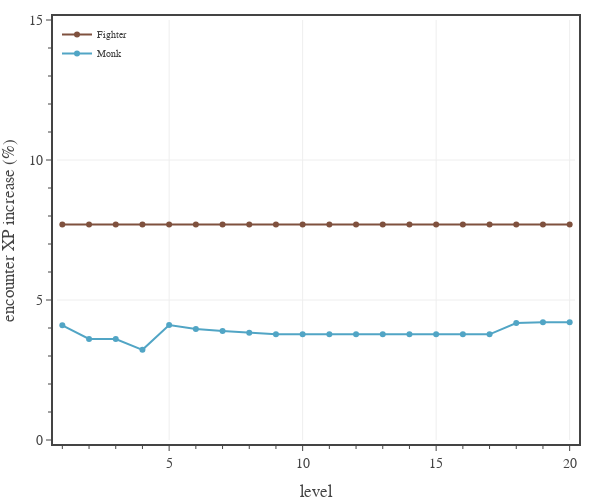

The code cell stored with this chart in its notebook:
### Code cell
# Plots XP increase - +1 Attack Bonus
encounter_difficulty = 'Medium'
pc_data_file = f'./pc data - BL {encounter_difficulty} 2 short rests.json'
with open(pc_data_file, 'r') as fin:
    pc_data0 = json.load(fin)

pc_data_file = f'./pc data - AB +1 {encounter_difficulty} 2 short rests.json'
with open(pc_data_file, 'r') as fin:
    pc_data1 = json.load(fin)

# create figure
fig = go.Figure(
    layout=go.Layout(
        template=TFB_TEMPLATE,
        xaxis=dict(
            title_text='level',
            range=[0.8, 20.2],
            tick0=0, dtick=5,
            minor=dict(tick0=0, dtick=1),
        ),
        yaxis=dict(
            fixedrange=False,
            title_text='encounter XP increase (%)',
            range=[0, 15],
            tick0=0, dtick=5,
            minor=dict(tick0=0, dtick=1),
        ),
        legend=dict(
            orientation='v',
            yanchor='top',   y=1.00,
            xanchor='left',  x=0.00,
        ),
    )
)

# plot data
levels = np.array(range(1,21,1))
#eDPRmean = np.zeros(20)
for pc in ['Fighter','Monk']:
    eXP0 = np.array([x['encounter XP mean'] for x in pc_data0[pc]])
    eXP1 = np.array([x['encounter XP mean'] for x in pc_data1[pc]])

    fig.add_trace(go.Scatter(
        x=levels, 
        y=100*(eXP1/eXP0 - 1),
        #y=(eXP1/eXP0),
        mode='lines+markers', 
        line={'color': PC_CLASSES[pc]['color']},
        unselected=dict(marker=dict(opacity=0.0)),
        name=pc,
        hovertemplate=
            '<b>'+pc+'</b><br>'+
            'lvl %{x}<br>'+
            'XP increase %{y:.1f}%'+
            '<extra></extra>'
    ))

# show figure
fig.update_layout(width=600, height=500)
fig.show(config=TFB_CONFIG)

# save figures
if SAVEFIGS:
    fig.update_layout(autosize=True, width=None, height=None)
    save_fig_html(fig, format='large', name=f'./fig-encounter-xp-ab-bonus-large', style='aspect-ratio:600/500')
    save_fig_html(fig, format='small', name=f'./fig-encounter-xp-ab-bonus-small', style='aspect-ratio:600/500')

### Figure 1 — Plotly figure (JSON) as saved in the notebook; plotly's stock layout.template omitted (floating-point values rounded to 4 significant figures)
{"data": [{"hovertemplate": "<b>Fighter</b><br>lvl %{x}<br>XP increase %{y:.1f}%<extra></extra>", "line": {"color": "#7F513E"}, "mode": "lines+markers", "name": "Fighter", "type": "scatter", "unselected": {"marker": {"opacity": 0}}, "x": [1, 2, 3, 4, 5, 6, 7, 8, 9, 10, 11, 12, 13, 14, 15, 16, 17, 18, 19, 20], "y": [7.692, 7.692, 7.692, 7.692, 7.692, 7.692, 7.692, 7.692, 7.692, 7.692, 7.692, 7.692, 7.692, 7.692, 7.692, 7.692, 7.692, 7.692, 7.692, 7.692]}, {"hovertemplate": "<b>Monk</b><br>lvl %{x}<br>XP increase %{y:.1f}%<extra></extra>", "line": {"color": "#51A5C5"}, "mode": "lines+markers", "name": "Monk", "type": "scatter", "unselected": {"marker": {"opacity": 0}}, "x": [1, 2, 3, 4, 5, 6, 7, 8, 9, 10, 11, 12, 13, 14, 15, 16, 17, 18, 19, 20], "y": [4.096, 3.608, 3.605, 3.22, 4.108, 3.967, 3.89, 3.827, 3.775, 3.775, 3.775, 3.775, 3.775, 3.775, 3.775, 3.775, 3.775, 4.175, 4.203, 4.203]}], "layout": {"height": 500, "legend": {"orientation": "v", "x": 0, "xanchor": "left", "y": 1, "yanchor": "top"}, "width": 600, "xaxis": {"dtick": 5, "minor": {"dtick": 1, "tick0": 0}, "range": [0.8, 20.2], "tick0": 0, "title": {"text": "level"}}, "yaxis": {"dtick": 5, "fixedrange": false, "minor": {"dtick": 1, "tick0": 0}, "range": [0, 15], "tick0": 0, "title": {"text": "encounter XP increase (%)"}}}}
